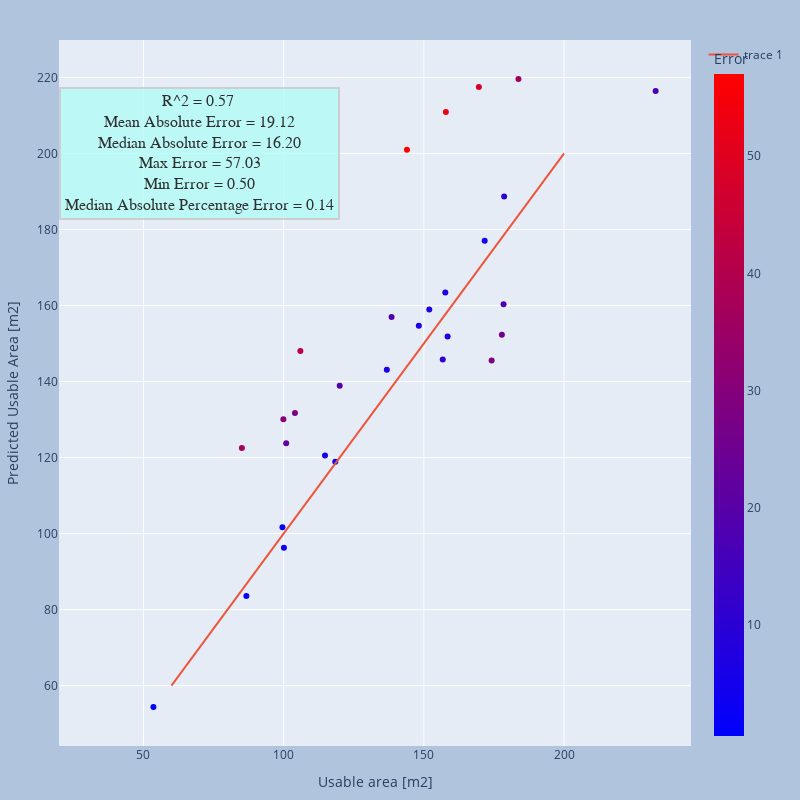

Notebook code cell kept with this figure:
### Markdown cell above
#### Dataset with known norms

### Code cell
used_ds = df2
X_test = used_ds[used_cols].to_numpy()
Y_test = used_ds["Usable area [m2]"]
X_test = scaler.transform(X_test)
test_features = Variable(torch.from_numpy(X_test))
test_labels = Variable(torch.from_numpy(Y_test.to_numpy()).double())
# Model evaluation
with torch.no_grad():
        # set the model in evaluation mode
        model.eval()
        Y_pred = model(test_features).numpy().reshape(-1)
        df_pred = pd.DataFrame(Y_pred, columns=["Predicted Usable Area [m2]"])
        df_test_viz = used_ds.join(df_pred)
    
df_test_viz["Error"] = np.abs(df_test_viz["Usable area [m2]"] - df_test_viz["Predicted Usable Area [m2]"])

plot_df_summary(df_test_viz)

### Figure 1 — Plotly figure (JSON) as saved in the notebook; plotly's stock layout.template omitted (floating-point values rounded to 4 significant figures)
{"data": [{"customdata": [[1, 2], [3, 2], [4, 2], [5, 2], [6, 2], [7, 1], [8, 2], [9, 2], [10, 2], [11, 2], [12, 2], [13, 2], [14, 2], [15, 2], [16, 2], [17, 2], [18, 1], [19, 2], [20, 2], [21, 2], [22, 1], [23, 2], [25, 2], [26, 2], [27, 1], [28, 2], [29, 2], [30, 1], [31, 2]], "hovertemplate": "Usable area [m2]=%{x}<br>Predicted Usable Area [m2]=%{y}<br>No.=%{customdata[0]}<br>Number of stories=%{customdata[1]}<br>Error=%{marker.color}<extra></extra>", "legendgroup": "", "marker": {"color": [57.03, 53.09, 42.08, 6.494, 6.592, 0.8235, 6.282, 27.66, 5.333, 25.52, 18.93, 18.12, 5.747, 7.049, 3.141, 10.95, 22.86, 18.48, 16.2, 47.87, 2.105, 10.05, 28.65, 5.766, 37.39, 0.5037, 3.837, 30.16, 35.84], "coloraxis": "coloraxis", "symbol": "circle"}, "mode": "markers", "name": "", "orientation": "v", "showlegend": false, "type": "scatter", "x": [144.0, 157.8, 106.0, 148.2, 158.5, 53.58, 136.8, 104.0, 171.7, 177.8, 120.0, 178.4, 157.7, 151.9, 86.72, 156.7, 100.9, 138.5, 232.7, 169.6, 99.58, 178.6, 174.2, 114.8, 85.12, 118.4, 100.1, 99.9, 183.7], "xaxis": "x", "y": [201.0, 210.9, 148.0, 154.7, 151.9, 54.4, 143.1, 131.7, 177.0, 152.3, 138.9, 160.3, 163.4, 159.0, 83.58, 145.8, 123.8, 157.0, 216.5, 217.5, 101.7, 188.7, 145.5, 120.5, 122.5, 118.9, 96.27, 130.1, 219.6], "yaxis": "y"}, {"type": "scatter", "x": [60, 65, 70, 75, 80, 85, 90, 95, 100, 105, 110, 115, 120, 125, 130, 135, 140, 145, 150, 155, 160, 165, 170, 175, 180, 185, 190, 195, 200], "y": [60, 65, 70, 75, 80, 85, 90, 95, 100, 105, 110, 115, 120, 125, 130, 135, 140, 145, 150, 155, 160, 165, 170, 175, 180, 185, 190, 195, 200]}], "layout": {"annotations": [{"align": "center", "bgcolor": "#B3FCF5", "bordercolor": "#c7c7c7", "borderpad": 4, "borderwidth": 2, "font": {"color": "#000000", "family": "Serif", "size": 16}, "opacity": 0.8, "showarrow": false, "text": "R^2 = 0.57 <br>Mean Absolute Error = 19.12<br>Median Absolute Error = 16.20<br>Max Error = 57.03<br>Min Error = 0.50<br>Median Absolute Percentage Error = 0.14", "x": 70, "y": 200}], "coloraxis": {"colorbar": {"title": {"text": "Error"}}, "colorscale": [[0, "rgb(0,0,255)"], [1, "rgb(255,0,0)"]]}, "height": 800, "legend": {"tracegroupgap": 0}, "margin": {"b": 20, "l": 20, "r": 20, "t": 40}, "paper_bgcolor": "LightSteelBlue", "width": 800, "xaxis": {"anchor": "y", "domain": [0, 1], "title": {"text": "Usable area [m2]"}}, "yaxis": {"anchor": "x", "domain": [0, 1], "title": {"text": "Predicted Usable Area [m2]"}}}}
